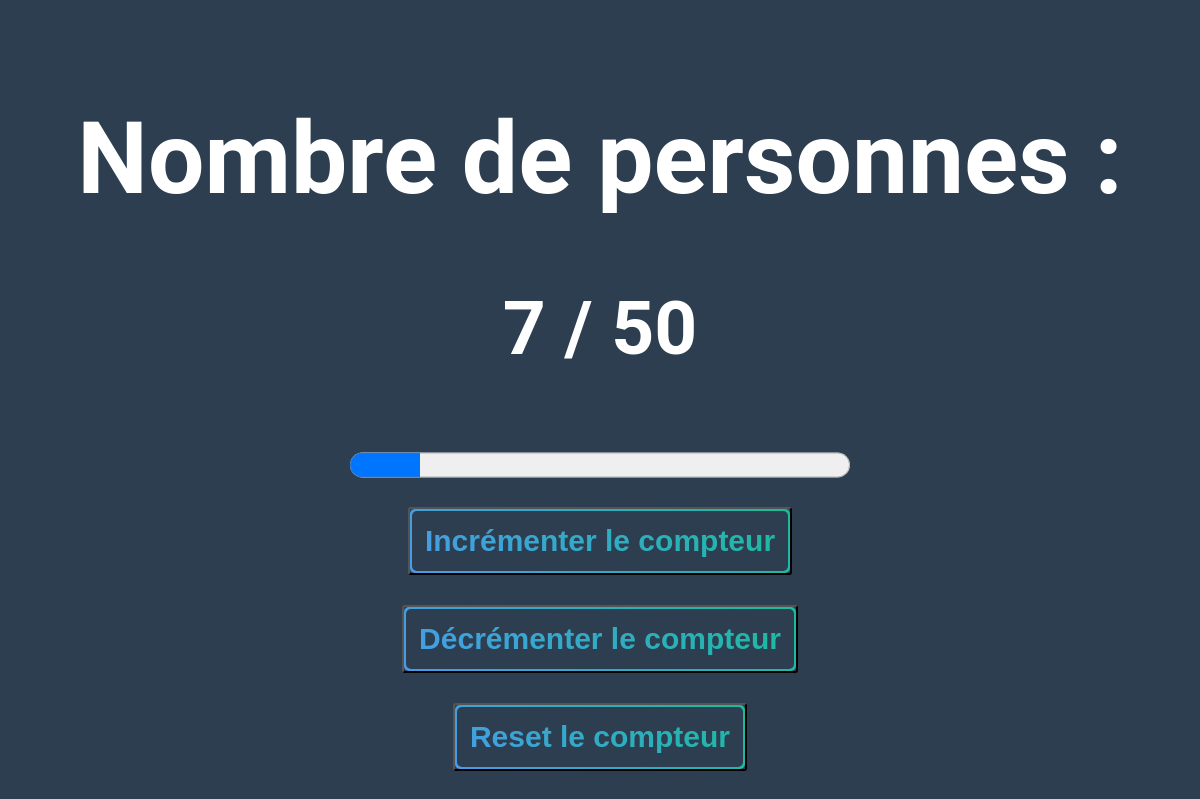
Before: / with the older database file.
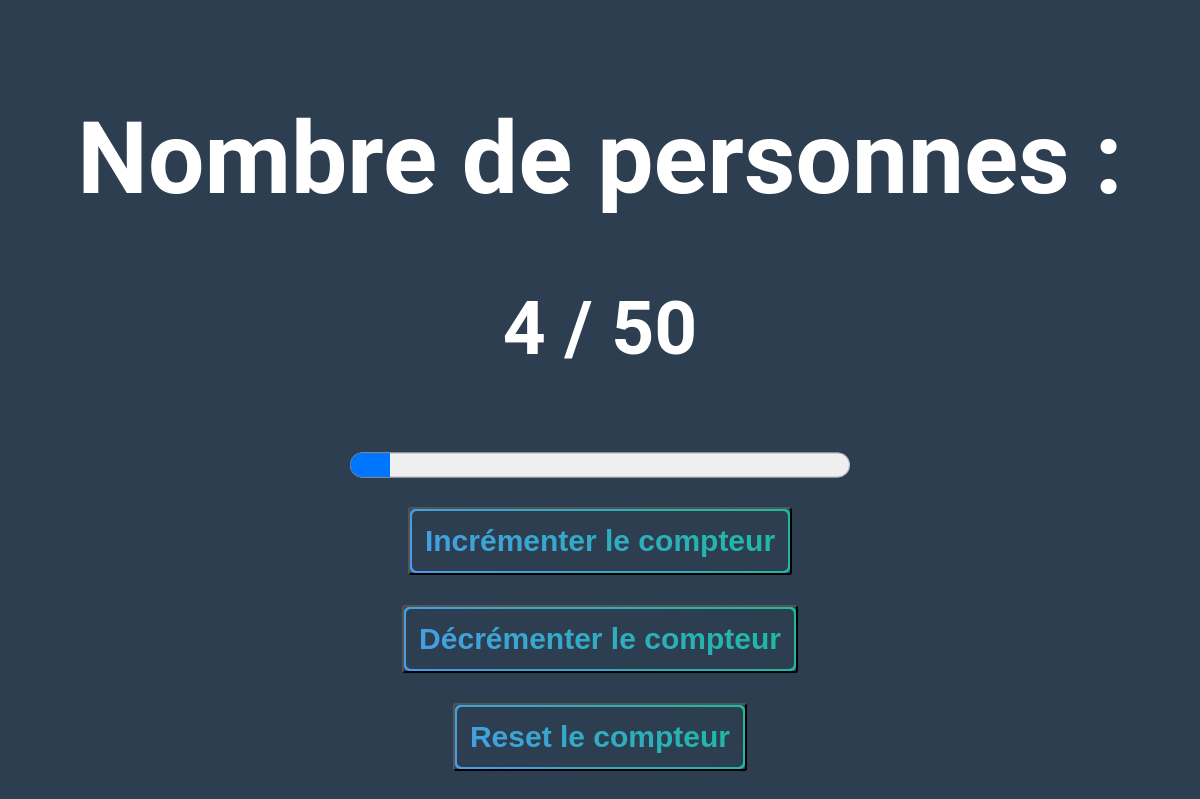
After: the same page with the newer database file.
### tables this page shows
CREATE TABLE "compeurDB" (
  id INTEGER PRIMARY KEY AUTOINCREMENT,
  nombre_de_personne INTEGER
);

### index.php (the view, shortened to what this page needs)
<?php
function get_nombre_de_personne() {
    $db = new SQLite3("db.sqlite");
    $result = $db->query("SELECT nombre_de_personne FROM compeurDB WHERE id = 1");
    if ($result) {
        $row = $result->fetchArray(SQLITE3_ASSOC);
        if ($row) {
            return $row['nombre_de_personne'];
        }
    }
    return "Erreur";
}
?>
<!DOCTYPE html>
<html>
<head>
    <link rel="stylesheet" href="style.css">
</head>
<body>
	<h1>Nombre de personnes : </h1>
	<?php
        $max = 50;
    ?>
    <h2><span id="nombre_de_personne"><?php echo get_nombre_de_personne(); ?></span>  <?php echo '/ ' . $max ?></h2>
    <progress value="<?php echo get_nombre_de_personne(); ?>" max="<?php echo $max?>"></progress>
    <form action="index.php" method="get">
        <button class="button b-green" type="submit" name="submit" value="incrementer">Incrémenter le compteur</button>
        <br>
        <button class="button b-green" type="submit" name="submit" value="decrementer">Décrémenter le compteur</button>
        <br>
        <button class="button b-green" type="submit" name="submit" value="reset">Reset le compteur</button>
    </form>
</body>
</html>

### style.css (style rules this page uses)
body { background-color: #2c3e50; color: white; font-size: 50px; text-align: center; margin-top: 100px; font-family: Arial; }
button { background-color: white; color: navy; font-size: 20px; margin-top: 50px; padding: 20px; cursor: pointer; border-radius: 15px; }
body { font-family: 'Roboto', sans-serif; }
body, .button:after { background: #2c3e50; }
.b-green, .b-green:before { background: rgba(73,155,234,1); background: -moz-linear-gradient(45deg, rgba(73,155,234,1) 0%, rgba(26,188,156,1) 100%); background: -webkit-gradient(left bottom, right top, color-stop(0%, rgba(73,155,234,1)), color-stop(100%, rgba(26,188,156,1))); background: -webkit-linear-gradient(45deg, rgba(73,155,234,1) 0%, rgba(26,188,156,1) 100%); background: -o-linear-gradient(45deg, rgba(73,155,234,1) 0%, rgba(26,188,156,1) 100%); background: -ms-linear-gradient(45deg, rgba(73,155,234,1) 0%, rgba(26,188,156,1) 100%); background: linear-gradient(45deg, rgba(73,155,234,1) 0%, rgba(26,188,156,1) 100%); filter: progid:DXImageTransform.Microsoft.gradient( startColorstr='#499bea', endColorstr='#1abc9c', GradientType=1 ); }
.button { display: inline-block; position: relative; border-radius: 3px; text-decoration: none; padding: .5em; margin: .5em; font-size: 60%; font-weight: bold; transition: all .5s; -webkit-background-clip: text; -webkit-text-fill-color: transparent; }
.button:before { content: ''; display: block; position: absolute; left: 0; top: 0; bottom: 0; right: 0; z-index: -1; border-radius: 5px; transition: all .5s; }
.button:after { content: ''; display: block; position: absolute; left: 2px; top: 2px; bottom: 2px; right: 2px; z-index: -1; border-radius: 5px; transition: all .5s; }

Changed rows visible on the page:
changed compeurdb: nombre_de_personne "7" → "4"
